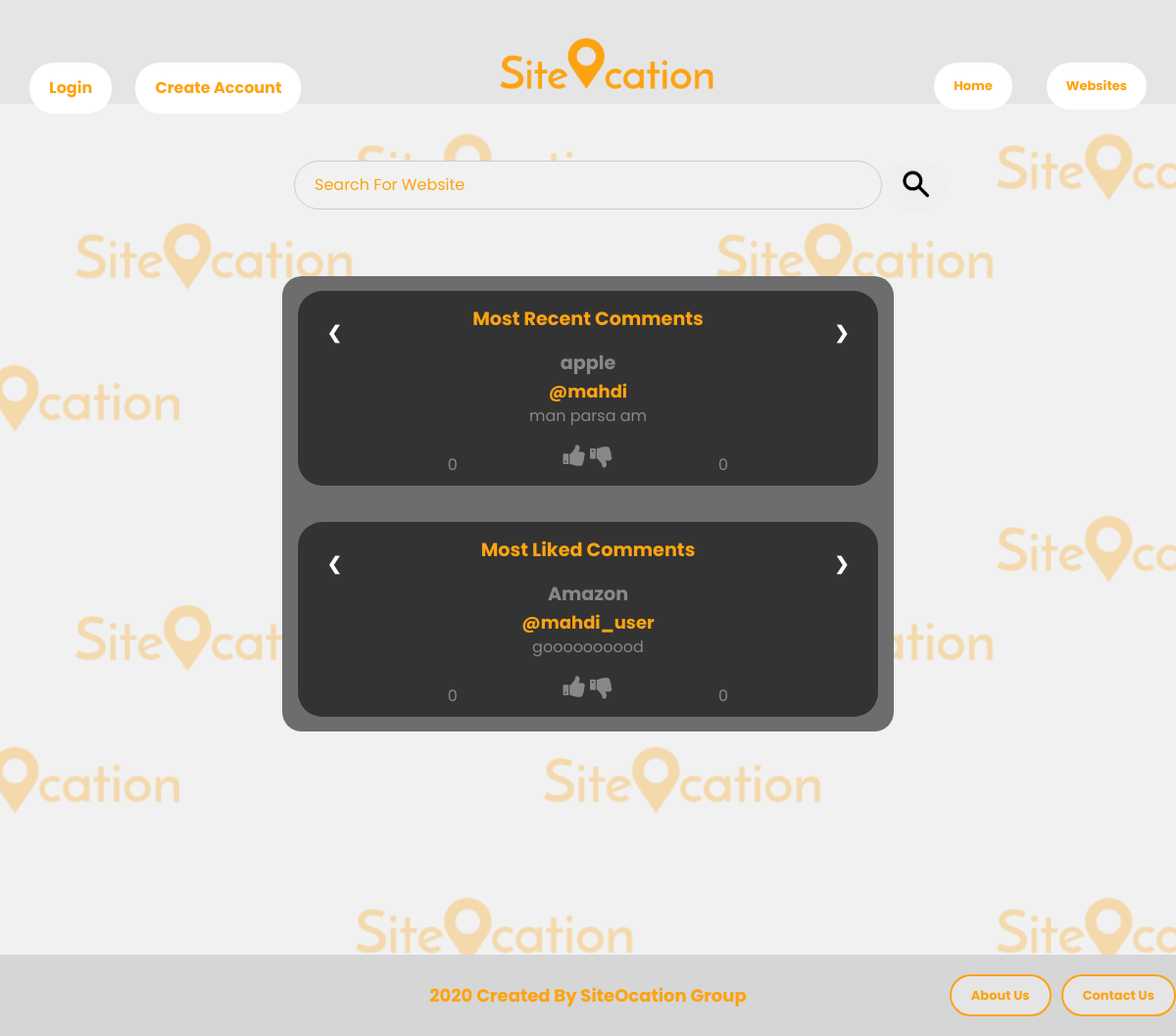
Page /home/ on the earlier database version.
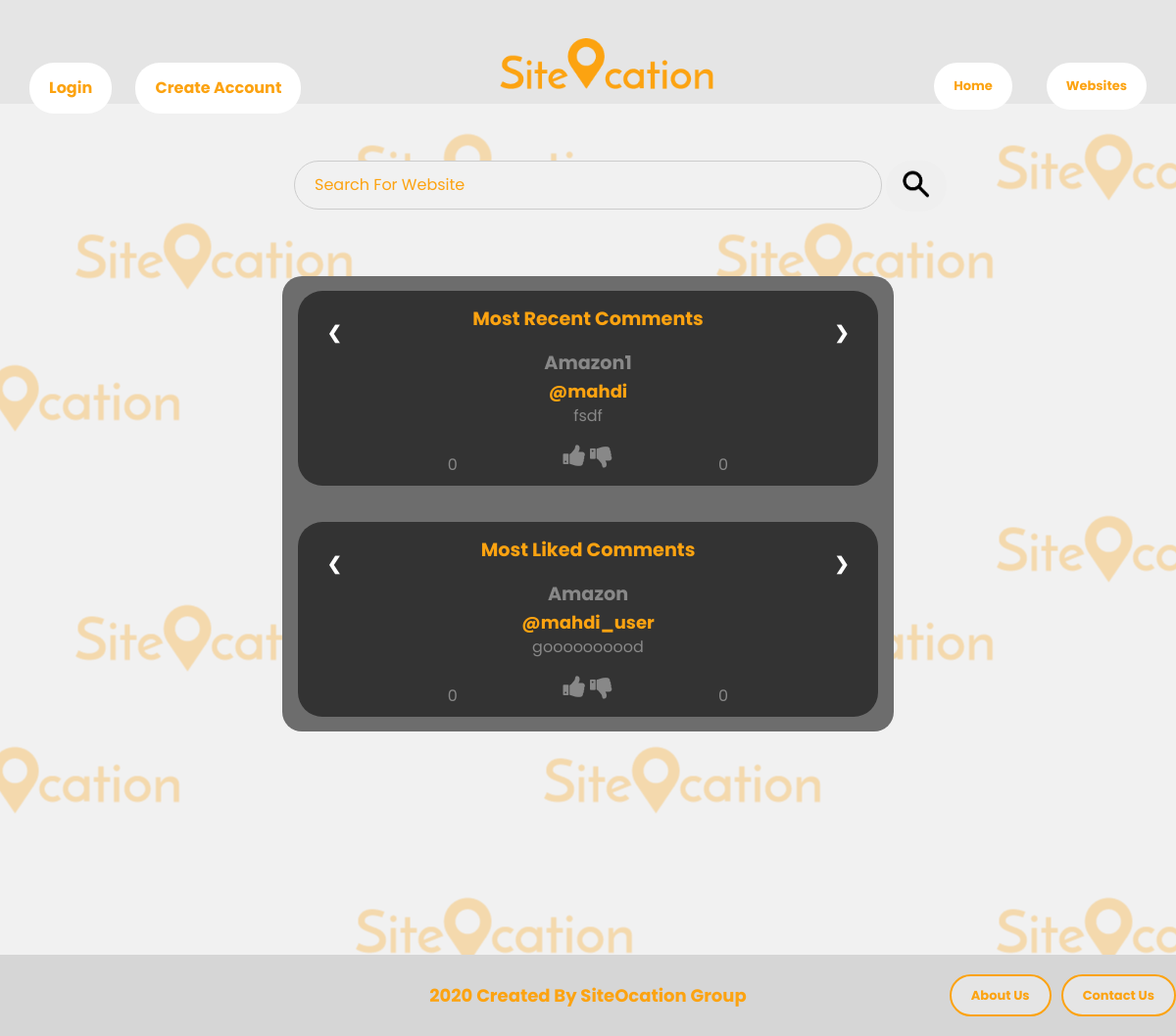
Same page on the later database version.
### website/models.py (models this page shows, shortened)
class Comment(models.Model):
    comment_id = models.AutoField(primary_key=True)
    website_id = models.ForeignKey(Website, on_delete=models.CASCADE)
    user_id = models.ForeignKey(Profile, on_delete=models.CASCADE)
    modified = models.DateTimeField(auto_now_add=True, help_text='When was this page created?')
    comment = models.CharField(max_length=600)
    likes = models.PositiveIntegerField(default=0)
    dislikes = models.PositiveIntegerField(default=0)
    rate_to_web = models.PositiveSmallIntegerField(blank=True, null=True, )
    reply = models.ForeignKey("self", blank=True, null=True, on_delete=models.CASCADE, related_name='+')
    def get_likes_count(self):
        return CommentLikes.objects.filter(comment=self.comment_id).count()
    def get_dislikes_count(self):
        return CommentDislike.objects.filter(comment=self.comment_id).count()

class Website(models.Model):
    website_domain_name = models.CharField(unique=True, max_length=71, primary_key=True,
                                           help_text='Website hostname without sub-domain and top-level-domain')
    name = models.CharField(max_length=200, unique=True, blank=False)
    description = models.TextField(max_length=1000, help_text='Enter a brief description of the website')
    founded = models.DateField(help_text='When was this website created?', blank=True, null=True, )
    modified = models.DateTimeField(auto_now_add=True, help_text='When was this page created?')
    writen_by = models.ForeignKey(Profile, on_delete=models.SET_NULL, null=True)
    founders = models.ManyToManyField(Founder, help_text='Who made this website?', blank=True)
    industry = models.ManyToManyField(Industry, help_text='Select a type for this website', blank=True)
    subsidiaries = models.ManyToManyField("self", max_length=200, blank=True,
                                          help_text='the companies that is owned or controlled by this company')
    brand_picture = models.ImageField(upload_to='img', null=True, blank=True,
                                      help_text="Upload the picture of website's brand.")
    headquarters = models.CharField(max_length=200,
                                    help_text='The location where most of the important'
                                              + ' functions of an organization are coordinated.',
                                    blank=True)
    numberOfEmployees = models.CharField(max_length=200, null=True, blank=True)
    areaServed = models.ForeignKey(AreaServed, on_delete=models.SET_NULL, null=True)
    likes = models.PositiveIntegerField(default=0)
    dislikes = models.PositiveIntegerField(default=0)
    class Meta:
        ordering = ['-likes', 'dislikes', 'name']
    def __str__(self):
        return self.name
    def get_absolute_url(self):
        return reverse('website-detail', args=[str(self.website_domain_name)])

class Profile(models.Model):
    user = models.OneToOneField(User_in_built, on_delete=models.CASCADE, primary_key=True)
    user_picture = models.ImageField(upload_to='img', help_text="Upload the picture of user.", blank=True, null=True, )
    bio = models.CharField(max_length=50, blank=True, null=True, )
    date_of_birth = models.DateField(default=timezone.now)
    class Meta:
        ordering = ['user__username']
    def get_absolute_url(self):
        return reverse('user-detail', args=[str(self.user.id)])

### website/views.py (the view, shortened to what this page needs)
# urls.py: 2. Add a URL to urlpatterns:  path('', views.home, name='home')
def home(request):
    is_logged = request.session.get('is_logged', False)
    recent_comments = Comment.objects.order_by('-modified')[:10]
    liked_comments = Comment.objects.order_by('-likes')[:10]
    if request.method == 'POST':
        sign_up_form = SignUpForm(request.POST)
        if sign_up_form.is_valid():
            user_saved = sign_up_form.save()
            user_saved.refresh_from_db()
            user_saved.save()
            username = sign_up_form.cleaned_data.get('username')
            raw_password = sign_up_form.cleaned_data.get('password1')
            user = authenticate(username=username, password=raw_password)
            login(request, user)
            return redirect('home')
    else:
        sign_up_form = SignUpForm()
    context = {
        'recent_comments': recent_comments,
        'is_logged': is_logged,
        'liked_comments': liked_comments,
        'sign_up_form': sign_up_form,
    }
    return render(request, 'home.html', context=context)

### website/forms.py
class SignUpForm(UserCreationForm):
    first_name = forms.CharField(max_length=30, required=False, help_text='Optional.')
    last_name = forms.CharField(max_length=30, required=False, help_text='Optional.')
    email = forms.EmailField(max_length=254, help_text='Required. Inform a valid email address.')
    class Meta:
        model = User
        fields = ('username', 'email', 'first_name', 'last_name', 'password1', 'password2',)

### website/templates/home.html (shortened to what this page needs)
{% extends "Main-a.html" %}
{% load static %}
{% load widget_tweaks %}
{% block content %}
<div class="Body">
    <form method="post">
        <input class="input" style="width: 50%; margin-left: 25%;" type="text" placeholder="Search For Website" name="input_search">
        <button class="searchBtn" type="submit"><img class="searchPic" src="{% static 'images/search.png' %}"></button>
    </form>
    <div class="commentPlace" style="padding: 1.25% 0;">
        <div style="width: 95%; margin-left: 2.5%;" class="w3-content">
            {% for comment in recent_comments %}
            <div class="mySlides" style="margin-top: 0;">
                <div>
                    <a class="prev" onclick="plusSlides(-1)">&#10094;</a>
                    <a class="next" onclick="plusSlides(1)">&#10095;</a>
                </div>
                <p class="most">Most Recent Comments</p>
                <a class="website-tag-comment" href="{{ comment.website_id.get_absolute_url }}">
                    {{ comment.website_id }}
                </a><br>
                <a class="Comment" href="{{ comment.user_id.get_absolute_url }}">
                    @{{ comment.user_id.user.username }}
                </a>
                <p class="p-comment">
                    {{ comment.comment }}
                </p>
                <div class="likey">
                    <p class="like-count">{{ comment.get_likes_count }}</p>
                    <p class="dislike-count">{{ comment.get_dislikes_count }}</p>
                    {% if user.is_authenticated %}
                        <button class="like"><span class="fa fa-thumbs-up"></span></button>
                        <button class="like"><span class="fa fa-thumbs-down"></span></button>
                    {% else %}
                        <span class="fa fa-thumbs-up like2"></span>
                        <span class="fa fa-thumbs-down like2"></span>
                    {% endif %}
                </div>
            </div>
            {% endfor %}
        </div>
        <div style="width: 95%; margin-left: 2.5%; margin-top: -2%;" class="w3-content">
            {% for comment in liked_comments %}
                <div class="mySlides2">
                    <div>
                        <a class="prev" onclick="plusSlides1(-1)">&#10094;</a>
                        <a class="next" onclick="plusSlides1(1)">&#10095;</a>
                    </div>
                    <p class="most">Most Liked Comments</p>
                    <a class="website-tag-comment" href="{{ comment.website_id.get_absolute_url }}">
                        {{ comment.website_id }}
                    </a><br>
                    <a class="Comment" href="{{ comment.user_id.get_absolute_url }}">
                        @{{ comment.user_id.user.username }}
                    </a>
                    <p class="p-comment">
                        {{ comment.comment }}
                    </p>
                    <div class="likey">
                        <p class="like-count">{{ comment.get_likes_count }}</p>
                        <p class="dislike-count">{{ comment.get_dislikes_count }}</p>
                        {% if user.is_authenticated %}
                            <button class="like"><span class="fa fa-thumbs-up"></span></button>
                            <button class="like"><span class="fa fa-thumbs-down"></span></button>
                        {% else %}
                            <span class="fa fa-thumbs-up like2"></span>
                            <span class="fa fa-thumbs-down like2"></span>
                        {% endif %}
                    </div>
                </div>
            {% endfor %}
        </div>
        </div>
</div>
{% endblock %}

Differences in the rows shown:
no longer on this page (row unchanged): Comment: website_id "apple", user_id.user.username "mahdi", comment "man parsa am", get_likes_count "0", get_dislikes_count "0"
added Comment: website_id "Amazon1", user_id.user.username "mahdi", comment "fsdf", get_likes_count "0", get_dislikes_count "0"
